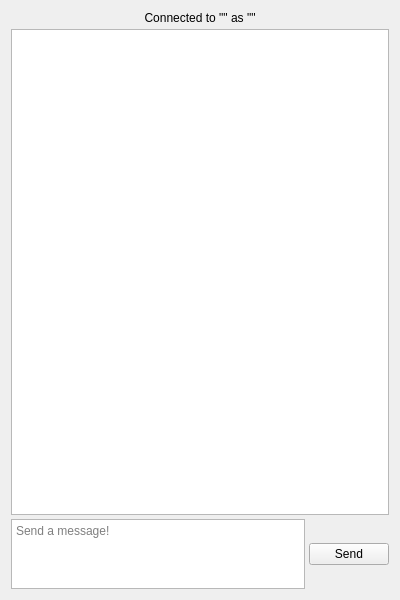
<?xml version="1.0" encoding="UTF-8"?>
<ui version="4.0">
 <class>MainWindow</class>
 <widget class="QWidget" name="MainWindow">
  <property name="geometry">
   <rect>
    <x>0</x>
    <y>0</y>
    <width>400</width>
    <height>600</height>
   </rect>
  </property>
  <property name="windowTitle">
   <string>Chat</string>
  </property>
  <layout class="QVBoxLayout" name="verticalLayout">
   <property name="spacing">
    <number>4</number>
   </property>
   <item>
    <widget class="QLabel" name="InfoLabel">
     <property name="text">
      <string>Connected to &quot;&quot; as &quot;&quot;</string>
     </property>
     <property name="alignment">
      <set>Qt::AlignCenter</set>
     </property>
    </widget>
   </item>
   <item>
    <widget class="QPlainTextEdit" name="MessageView">
     <property name="enabled">
      <bool>true</bool>
     </property>
     <property name="readOnly">
      <bool>true</bool>
     </property>
    </widget>
   </item>
   <item>
    <layout class="QHBoxLayout" name="MessageInput">
     <property name="spacing">
      <number>4</number>
     </property>
     <item>
      <widget class="QPlainTextEdit" name="MessageEnter">
       <property name="sizePolicy">
        <sizepolicy hsizetype="Expanding" vsizetype="Preferred">
         <horstretch>0</horstretch>
         <verstretch>3</verstretch>
        </sizepolicy>
       </property>
       <property name="sizeAdjustPolicy">
        <enum>QAbstractScrollArea::AdjustToContents</enum>
       </property>
       <property name="tabChangesFocus">
        <bool>true</bool>
       </property>
       <property name="centerOnScroll">
        <bool>false</bool>
       </property>
       <property name="placeholderText">
        <string>Send a message!</string>
       </property>
      </widget>
     </item>
     <item>
      <widget class="QPushButton" name="SubmitButton">
       <property name="text">
        <string>Send</string>
       </property>
      </widget>
     </item>
    </layout>
   </item>
  </layout>
 </widget>
 <resources/>
 <connections/>
</ui>
